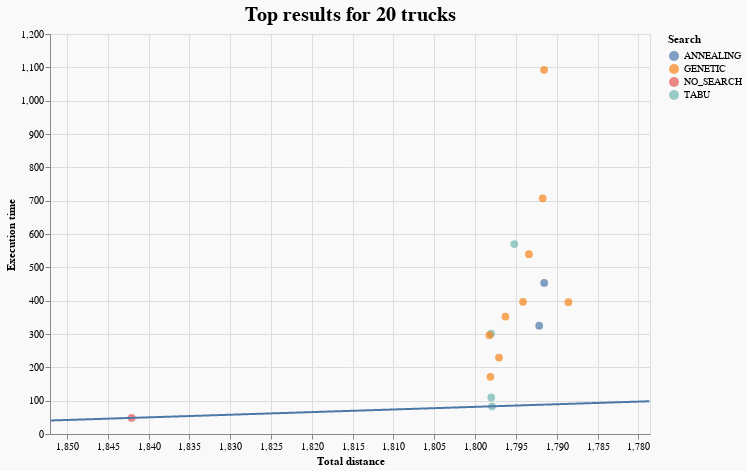

The notebook cell saved with this chart:
### Code cell
plot_results(top_greedy_20, top_tooltips, title="Top results for 20 trucks").properties(
    width=600, height=400, background="#F9F9F9"
)

### Figure 1 — Vega-Lite specification as saved in the notebook (floating-point values rounded to 4 significant figures; data arrays with more than 128 entries replaced by an {"elided": "..."} marker saying what was removed)
{"config": {"view": {"continuousWidth": 400, "continuousHeight": 300}}, "layer": [{"data": {"name": "data-22b440730c9811fc28c611c4e6e80f92"}, "mark": {"type": "circle", "size": 60}, "encoding": {"color": {"field": "search", "title": "Search", "type": "nominal"}, "tooltip": [{"field": "heuristic", "title": "Heuristic", "type": "nominal"}, {"field": "search", "title": "Search", "type": "nominal"}, {"field": "base_solution", "title": "Base solution", "type": "nominal"}, {"field": "iterations", "title": "Iterations", "type": "quantitative"}, {"field": "TotalDistance", "title": "Total distance", "type": "quantitative"}, {"field": "execution_time", "title": "Execution time", "type": "quantitative"}, {"field": "population_size", "title": "Population size", "type": "quantitative"}, {"field": "mutation_probability", "title": "Mutation probability", "type": "quantitative"}, {"field": "temp_coef", "title": "Temp coef", "type": "quantitative"}, {"field": "tabu_queue_coef", "title": "Queue coef", "type": "quantitative"}], "x": {"field": "TotalDistance", "scale": {"domain": [1852.0, 1779.0]}, "title": "Total distance", "type": "quantitative"}, "y": {"field": "execution_time", "scale": {"domain": [38.32, 1102.0]}, "title": "Execution time", "type": "quantitative"}}, "title": {"text": "Top results for 20 trucks", "anchor": "middle", "fontSize": 20}}, {"data": {"name": "data-c2dd419980c010e0698b30b14e89801e"}, "mark": "line", "encoding": {"x": {"field": "x", "scale": {"domain": [1852.0, 1779.0]}, "type": "quantitative"}, "y": {"field": "y", "type": "quantitative"}}}], "background": "#F9F9F9", "height": 400, "width": 600, "$schema": "https://vega.github.io/schema/vega-lite/v4.17.0.json", "datasets": {"data-22b440730c9811fc28c611c4e6e80f92": [{"index": 129.0, "Unnamed: 0": 129, "base_solution": "SIMPLE_GREEDY", "heuristic": "ANY_MOVE_EXPORTATION_FIXED2", "search": "GENETIC", "iterations": 400.0, "temp_coef": null, "population_size": 10.0, "mutation_probability": 0.1, "tabu_queue_coef": null, "swap_any_to_generate": null, "TotalDistance": 1789.0, "TotalTime": 4.762, "UnusedTrucksCount": 0, "OrphansCount": 0, "execution_time": 395.3, "TotalFuel": 447.1, "TrucksCount": 20, "Relation": 0.1542}, {"index": 32.0, "Unnamed: 0": 32, "base_solution": "SIMPLE_GREEDY", "heuristic": "ANY_MOVE_EXPORTATION", "search": "ANNEALING", "iterations": 5000.0, "temp_coef": 1e-05, "population_size": null, "mutation_probability": null, "tabu_queue_coef": null, "swap_any_to_generate": null, "TotalDistance": 1792.0, "TotalTime": 4.751, "UnusedTrucksCount": 0, "OrphansCount": 0, "execution_time": 453.0, "TotalFuel": 447.9, "TrucksCount": 20, "Relation": 0.1249}, {"index": 332.0, "Unnamed: 0": 332, "base_solution": "SIMPLE_GREEDY", "heuristic": "ANY_MOVE_EXPORTATION", "search": "GENETIC", "iterations": 400.0, "temp_coef": null, "population_size": 20.0, "mutation_probability": 0.1, "tabu_queue_coef": null, "swap_any_to_generate": null, "TotalDistance": 1792.0, "TotalTime": 4.725, "UnusedTrucksCount": 0, "OrphansCount": 0, "execution_time": 1092.0, "TotalFuel": 447.9, "TrucksCount": 20, "Relation": 0.04841}, {"index": 226.0, "Unnamed: 0": 226, "base_solution": "SIMPLE_GREEDY", "heuristic": "ANY_MOVE_EXPORTATION", "search": "GENETIC", "iterations": 400.0, "temp_coef": null, "population_size": 20.0, "mutation_probability": 0.3, "tabu_queue_coef": null, "swap_any_to_generate": null, "TotalDistance": 1792.0, "TotalTime": 4.725, "UnusedTrucksCount": 0, "OrphansCount": 0, "execution_time": 707.1, "TotalFuel": 447.9, "TrucksCount": 20, "Relation": 0.07645}, {"index": 271.0, "Unnamed: 0": 271, "base_solution": "SIMPLE_GREEDY", "heuristic": "ANY_MOVE_EXPORTATION", "search": "ANNEALING", "iterations": 3000.0, "temp_coef": 1e-05, "population_size": null, "mutation_probability": null, "tabu_queue_coef": null, "swap_any_to_generate": null, "TotalDistance": 1792.0, "TotalTime": 4.743, "UnusedTrucksCount": 0, "OrphansCount": 0, "execution_time": 324.9, "TotalFuel": 448.0, "TrucksCount": 20, "Relation": 0.1806}, {"index": 92.0, "Unnamed: 0": 92, "base_solution": "SIMPLE_GREEDY", "heuristic": "ANY_MOVE_EXPORTATION", "search": "GENETIC", "iterations": 400.0, "temp_coef": null, "population_size": 10.0, "mutation_probability": 0.1, "tabu_queue_coef": null, "swap_any_to_generate": null, "TotalDistance": 1793.0, "TotalTime": 4.725, "UnusedTrucksCount": 0, "OrphansCount": 0, "execution_time": 539.6, "TotalFuel": 448.4, "TrucksCount": 20, "Relation": 0.09908}, {"index": 81.0, "Unnamed: 0": 81, "base_solution": "SIMPLE_GREEDY", "heuristic": "ANY_MOVE_EXPORTATION", "search": "GENETIC", "iterations": 400.0, "temp_coef": null, "population_size": 10.0, "mutation_probability": 0.3, "tabu_queue_coef": null, "swap_any_to_generate": null, "TotalDistance": 1794.0, "TotalTime": 4.723, "UnusedTrucksCount": 0, "OrphansCount": 0, "execution_time": 396.5, "TotalFuel": 448.5, "TrucksCount": 20, "Relation": 0.1377}, {"index": 101.0, "Unnamed: 0": 101, "base_solution": "SIMPLE_GREEDY", "heuristic": "ANY_MOVE_EXPORTATION", "search": "TABU", "iterations": 500.0, "temp_coef": null, "population_size": null, "mutation_probability": null, "tabu_queue_coef": 0.3, "swap_any_to_generate": 500.0, "TotalDistance": 1795.0, "TotalTime": 4.667, "UnusedTrucksCount": 0, "OrphansCount": 0, "execution_time": 570.0, "TotalFuel": 448.8, "TrucksCount": 20, "Relation": 0.08988}, {"index": 243.0, "Unnamed: 0": 243, "base_solution": "SIMPLE_GREEDY", "heuristic": "ANY_MOVE_EXPORTATION", "search": "GENETIC", "iterations": 200.0, "temp_coef": null, "population_size": 20.0, "mutation_probability": 0.1, "tabu_queue_coef": null, "swap_any_to_generate": null, "TotalDistance": 1796.0, "TotalTime": 4.742, "UnusedTrucksCount": 0, "OrphansCount": 0, "execution_time": 352.2, "TotalFuel": 449.1, "TrucksCount": 20, "Relation": 0.1507}, {"index": 198.0, "Unnamed: 0": 198, "base_solution": "SIMPLE_GREEDY", "heuristic": "ANY_MOVE_EXPORTATION", "search": "GENETIC", "iterations": 200.0, "temp_coef": null, "population_size": 10.0, "mutation_probability": 0.1, "tabu_queue_coef": null, "swap_any_to_generate": null, "TotalDistance": 1797.0, "TotalTime": 4.741, "UnusedTrucksCount": 0, "OrphansCount": 0, "execution_time": 229.2, "TotalFuel": 449.3, "TrucksCount": 20, "Relation": 0.2489}, {"index": 192.0, "Unnamed: 0": 192, "base_solution": "SIMPLE_GREEDY", "heuristic": "ANY_MOVE_EXPORTATION", "search": "TABU", "iterations": 200.0, "temp_coef": null, "population_size": null, "mutation_probability": null, "tabu_queue_coef": 0.5, "swap_any_to_generate": null, "TotalDistance": 1798.0, "TotalTime": 4.725, "UnusedTrucksCount": 0, "OrphansCount": 0, "execution_time": 83.06, "TotalFuel": 449.5, "TrucksCount": 20, "Relation": 1.271}, {"index": 255.0, "Unnamed: 0": 255, "base_solution": "SIMPLE_GREEDY", "heuristic": "ANY_MOVE_EXPORTATION", "search": "TABU", "iterations": 500.0, "temp_coef": null, "population_size": null, "mutation_probability": null, "tabu_queue_coef": 0.3, "swap_any_to_generate": null, "TotalDistance": 1798.0, "TotalTime": 4.741, "UnusedTrucksCount": 0, "OrphansCount": 0, "execution_time": 109.7, "TotalFuel": 449.5, "TrucksCount": 20, "Relation": 0.7184}, {"index": 47.0, "Unnamed: 0": 47, "base_solution": "SIMPLE_GREEDY", "heuristic": "ANY_MOVE_EXPORTATION_FIXED2", "search": "TABU", "iterations": 500.0, "temp_coef": null, "population_size": null, "mutation_probability": null, "tabu_queue_coef": 0.3, "swap_any_to_generate": 500.0, "TotalDistance": 1798.0, "TotalTime": 4.756, "UnusedTrucksCount": 0, "OrphansCount": 0, "execution_time": 301.3, "TotalFuel": 449.5, "TrucksCount": 20, "Relation": 0.1741}, {"index": 26.0, "Unnamed: 0": 26, "base_solution": "SIMPLE_GREEDY", "heuristic": "ANY_MOVE_EXPORTATION", "search": "GENETIC", "iterations": 200.0, "temp_coef": null, "population_size": 10.0, "mutation_probability": 0.3, "tabu_queue_coef": null, "swap_any_to_generate": null, "TotalDistance": 1798.0, "TotalTime": 4.751, "UnusedTrucksCount": 0, "OrphansCount": 0, "execution_time": 171.4, "TotalFuel": 449.5, "TrucksCount": 20, "Relation": 0.3571}, {"index": 299.0, "Unnamed: 0": 299, "base_solution": "SIMPLE_GREEDY", "heuristic": "ANY_MOVE_EXPORTATION", "search": "GENETIC", "iterations": 200.0, "temp_coef": null, "population_size": 20.0, "mutation_probability": 0.3, "tabu_queue_coef": null, "swap_any_to_generate": null, "TotalDistance": 1798.0, "TotalTime": 4.742, "UnusedTrucksCount": 0, "OrphansCount": 0, "execution_time": 296.3, "TotalFuel": 449.6, "TrucksCount": 20, "Relation": 0.1768}, {"index": null, "Unnamed: 0": 187, "base_solution": "SIMPLE_GREEDY", "heuristic": null, "search": "NO_SEARCH", "iterations": null, "temp_coef": null, "population_size": null, "mutation_probability": null, "tabu_queue_coef": null, "swap_any_to_generate": null, "TotalDistance": 1842.0, "TotalTime": 4.954, "UnusedTrucksCount": 0, "OrphansCount": 0, "execution_time": 48.32, "TotalFuel": 460.5, "TrucksCount": 20, "Relation": 0.0}], "data-c2dd419980c010e0698b30b14e89801e": {"elided": "578 records"}}}
